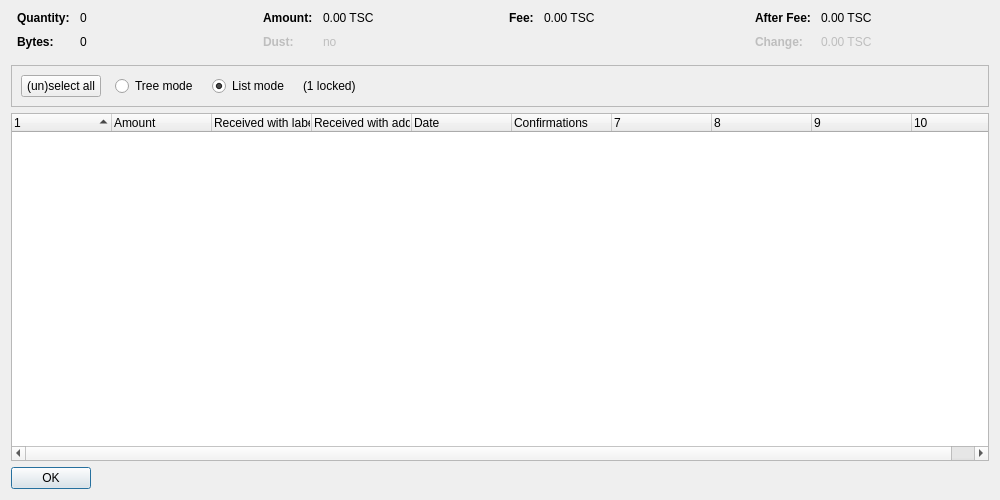
<?xml version="1.0" encoding="UTF-8"?>
<ui version="4.0">
 <class>CoinControlDialog</class>
 <widget class="QDialog" name="CoinControlDialog">
  <property name="geometry">
   <rect>
    <x>0</x>
    <y>0</y>
    <width>1000</width>
    <height>500</height>
   </rect>
  </property>
  <property name="windowTitle">
   <string>Coin Selection</string>
  </property>
  <layout class="QVBoxLayout" name="verticalLayout">
   <item>
    <layout class="QHBoxLayout" name="horizontalLayoutTop" stretch="0,0,0,0">
     <property name="topMargin">
      <number>0</number>
     </property>
     <property name="bottomMargin">
      <number>10</number>
     </property>
     <item>
      <layout class="QFormLayout" name="formLayoutCoinControl1">
       <property name="horizontalSpacing">
        <number>10</number>
       </property>
       <property name="verticalSpacing">
        <number>10</number>
       </property>
       <property name="leftMargin">
        <number>6</number>
       </property>
       <property name="rightMargin">
        <number>6</number>
       </property>
       <item row="0" column="0">
        <widget class="QLabel" name="labelCoinControlQuantityText">
         <property name="font">
          <font>
           <weight>75</weight>
           <bold>true</bold>
          </font>
         </property>
         <property name="text">
          <string>Quantity:</string>
         </property>
        </widget>
       </item>
       <item row="0" column="1">
        <widget class="QLabel" name="labelCoinControlQuantity">
         <property name="cursor">
          <cursorShape>IBeamCursor</cursorShape>
         </property>
         <property name="contextMenuPolicy">
          <enum>Qt::ActionsContextMenu</enum>
         </property>
         <property name="text">
          <string notr="true">0</string>
         </property>
         <property name="textInteractionFlags">
          <set>Qt::LinksAccessibleByMouse|Qt::TextSelectableByKeyboard|Qt::TextSelectableByMouse</set>
         </property>
        </widget>
       </item>
       <item row="1" column="0">
        <widget class="QLabel" name="labelCoinControlBytesText">
         <property name="font">
          <font>
           <weight>75</weight>
           <bold>true</bold>
          </font>
         </property>
         <property name="text">
          <string>Bytes:</string>
         </property>
        </widget>
       </item>
       <item row="1" column="1">
        <widget class="QLabel" name="labelCoinControlBytes">
         <property name="cursor">
          <cursorShape>IBeamCursor</cursorShape>
         </property>
         <property name="contextMenuPolicy">
          <enum>Qt::ActionsContextMenu</enum>
         </property>
         <property name="text">
          <string notr="true">0</string>
         </property>
         <property name="textInteractionFlags">
          <set>Qt::LinksAccessibleByMouse|Qt::TextSelectableByKeyboard|Qt::TextSelectableByMouse</set>
         </property>
        </widget>
       </item>
      </layout>
     </item>
     <item>
      <layout class="QFormLayout" name="formLayoutCoinControl2">
       <property name="horizontalSpacing">
        <number>10</number>
       </property>
       <property name="verticalSpacing">
        <number>10</number>
       </property>
       <property name="leftMargin">
        <number>6</number>
       </property>
       <property name="rightMargin">
        <number>6</number>
       </property>
       <item row="0" column="0">
        <widget class="QLabel" name="labelCoinControlAmountText">
         <property name="font">
          <font>
           <weight>75</weight>
           <bold>true</bold>
          </font>
         </property>
         <property name="text">
          <string>Amount:</string>
         </property>
        </widget>
       </item>
       <item row="0" column="1">
        <widget class="QLabel" name="labelCoinControlAmount">
         <property name="cursor">
          <cursorShape>IBeamCursor</cursorShape>
         </property>
         <property name="contextMenuPolicy">
          <enum>Qt::ActionsContextMenu</enum>
         </property>
         <property name="text">
          <string notr="true">0.00 TSC</string>
         </property>
         <property name="textInteractionFlags">
          <set>Qt::LinksAccessibleByMouse|Qt::TextSelectableByKeyboard|Qt::TextSelectableByMouse</set>
         </property>
        </widget>
       </item>
       <item row="1" column="0">
        <widget class="QLabel" name="labelCoinControlLowOutputText">
         <property name="enabled">
          <bool>false</bool>
         </property>
         <property name="font">
          <font>
           <weight>75</weight>
           <bold>true</bold>
          </font>
         </property>
         <property name="text">
          <string>Dust:</string>
         </property>
        </widget>
       </item>
       <item row="1" column="1">
        <widget class="QLabel" name="labelCoinControlLowOutput">
         <property name="enabled">
          <bool>false</bool>
         </property>
         <property name="cursor">
          <cursorShape>IBeamCursor</cursorShape>
         </property>
         <property name="contextMenuPolicy">
          <enum>Qt::ActionsContextMenu</enum>
         </property>
         <property name="text">
          <string notr="true">no</string>
         </property>
         <property name="textInteractionFlags">
          <set>Qt::LinksAccessibleByMouse|Qt::TextSelectableByKeyboard|Qt::TextSelectableByMouse</set>
         </property>
        </widget>
       </item>
      </layout>
     </item>
     <item>
      <layout class="QFormLayout" name="formLayoutCoinControl3">
       <property name="horizontalSpacing">
        <number>10</number>
       </property>
       <property name="verticalSpacing">
        <number>10</number>
       </property>
       <property name="leftMargin">
        <number>6</number>
       </property>
       <property name="rightMargin">
        <number>6</number>
       </property>
       <item row="0" column="0">
        <widget class="QLabel" name="labelCoinControlFeeText">
         <property name="font">
          <font>
           <weight>75</weight>
           <bold>true</bold>
          </font>
         </property>
         <property name="text">
          <string>Fee:</string>
         </property>
        </widget>
       </item>
       <item row="0" column="1">
        <widget class="QLabel" name="labelCoinControlFee">
         <property name="cursor">
          <cursorShape>IBeamCursor</cursorShape>
         </property>
         <property name="contextMenuPolicy">
          <enum>Qt::ActionsContextMenu</enum>
         </property>
         <property name="text">
          <string notr="true">0.00 TSC</string>
         </property>
         <property name="textInteractionFlags">
          <set>Qt::LinksAccessibleByMouse|Qt::TextSelectableByKeyboard|Qt::TextSelectableByMouse</set>
         </property>
        </widget>
       </item>
      </layout>
     </item>
     <item>
      <layout class="QFormLayout" name="formLayoutCoinControl4">
       <property name="horizontalSpacing">
        <number>10</number>
       </property>
       <property name="verticalSpacing">
        <number>10</number>
       </property>
       <property name="leftMargin">
        <number>6</number>
       </property>
       <property name="rightMargin">
        <number>6</number>
       </property>
       <item row="0" column="0">
        <widget class="QLabel" name="labelCoinControlAfterFeeText">
         <property name="font">
          <font>
           <weight>75</weight>
           <bold>true</bold>
          </font>
         </property>
         <property name="text">
          <string>After Fee:</string>
         </property>
        </widget>
       </item>
       <item row="0" column="1">
        <widget class="QLabel" name="labelCoinControlAfterFee">
         <property name="cursor">
          <cursorShape>IBeamCursor</cursorShape>
         </property>
         <property name="contextMenuPolicy">
          <enum>Qt::ActionsContextMenu</enum>
         </property>
         <property name="text">
          <string notr="true">0.00 TSC</string>
         </property>
         <property name="textInteractionFlags">
          <set>Qt::LinksAccessibleByMouse|Qt::TextSelectableByKeyboard|Qt::TextSelectableByMouse</set>
         </property>
        </widget>
       </item>
       <item row="1" column="0">
        <widget class="QLabel" name="labelCoinControlChangeText">
         <property name="enabled">
          <bool>false</bool>
         </property>
         <property name="font">
          <font>
           <weight>75</weight>
           <bold>true</bold>
          </font>
         </property>
         <property name="text">
          <string>Change:</string>
         </property>
        </widget>
       </item>
       <item row="1" column="1">
        <widget class="QLabel" name="labelCoinControlChange">
         <property name="enabled">
          <bool>false</bool>
         </property>
         <property name="cursor">
          <cursorShape>IBeamCursor</cursorShape>
         </property>
         <property name="contextMenuPolicy">
          <enum>Qt::ActionsContextMenu</enum>
         </property>
         <property name="text">
          <string notr="true">0.00 TSC</string>
         </property>
         <property name="textInteractionFlags">
          <set>Qt::LinksAccessibleByMouse|Qt::TextSelectableByKeyboard|Qt::TextSelectableByMouse</set>
         </property>
        </widget>
       </item>
      </layout>
     </item>
    </layout>
   </item>
   <item>
    <widget class="QFrame" name="frame">
     <property name="minimumSize">
      <size>
       <width>0</width>
       <height>40</height>
      </size>
     </property>
     <property name="frameShape">
      <enum>QFrame::StyledPanel</enum>
     </property>
     <property name="frameShadow">
      <enum>QFrame::Sunken</enum>
     </property>
     <layout class="QHBoxLayout" name="horizontalLayout">
      <item>
       <layout class="QHBoxLayout" name="horizontalLayoutPanel" stretch="0,0,0,0,0">
        <property name="spacing">
         <number>14</number>
        </property>
        <item>
         <widget class="QPushButton" name="pushButtonSelectAll">
          <property name="sizePolicy">
           <sizepolicy hsizetype="Maximum" vsizetype="Fixed">
            <horstretch>0</horstretch>
            <verstretch>0</verstretch>
           </sizepolicy>
          </property>
          <property name="text">
           <string>(un)select all</string>
          </property>
          <property name="autoDefault">
           <bool>false</bool>
          </property>
         </widget>
        </item>
        <item>
         <widget class="QRadioButton" name="radioTreeMode">
          <property name="sizePolicy">
           <sizepolicy hsizetype="Maximum" vsizetype="Fixed">
            <horstretch>0</horstretch>
            <verstretch>0</verstretch>
           </sizepolicy>
          </property>
          <property name="text">
           <string>Tree mode</string>
          </property>
         </widget>
        </item>
        <item>
         <widget class="QRadioButton" name="radioListMode">
          <property name="sizePolicy">
           <sizepolicy hsizetype="Maximum" vsizetype="Fixed">
            <horstretch>0</horstretch>
            <verstretch>0</verstretch>
           </sizepolicy>
          </property>
          <property name="text">
           <string>List mode</string>
          </property>
          <property name="checked">
           <bool>true</bool>
          </property>
         </widget>
        </item>
        <item>
         <widget class="QLabel" name="labelLocked">
          <property name="text">
           <string notr="true">(1 locked)</string>
          </property>
         </widget>
        </item>
        <item>
         <spacer name="horizontalSpacer">
          <property name="orientation">
           <enum>Qt::Horizontal</enum>
          </property>
          <property name="sizeHint" stdset="0">
           <size>
            <width>40</width>
            <height>20</height>
           </size>
          </property>
         </spacer>
        </item>
       </layout>
      </item>
     </layout>
    </widget>
   </item>
   <item>
    <widget class="CoinControlTreeWidget" name="treeWidget">
     <property name="contextMenuPolicy">
      <enum>Qt::CustomContextMenu</enum>
     </property>
     <property name="sortingEnabled">
      <bool>false</bool>
     </property>
     <property name="columnCount">
      <number>10</number>
     </property>
     <attribute name="headerShowSortIndicator" stdset="0">
      <bool>true</bool>
     </attribute>
     <attribute name="headerStretchLastSection">
      <bool>false</bool>
     </attribute>
     <column>
      <property name="text">
       <string/>
      </property>
     </column>
     <column>
      <property name="text">
       <string>Amount</string>
      </property>
     </column>
     <column>
      <property name="text">
       <string>Received with label</string>
      </property>
     </column>
     <column>
      <property name="text">
       <string>Received with address</string>
      </property>
     </column>
     <column>
      <property name="text">
       <string>Date</string>
      </property>
     </column>
     <column>
      <property name="text">
       <string>Confirmations</string>
      </property>
      <property name="toolTip">
       <string>Confirmed</string>
      </property>
     </column>
     <column>
      <property name="text">
       <string/>
      </property>
     </column>
     <column>
      <property name="text">
       <string/>
      </property>
     </column>
     <column>
      <property name="text">
       <string/>
      </property>
     </column>
     <column>
      <property name="text">
       <string/>
      </property>
     </column>
    </widget>
   </item>
   <item>
    <widget class="QDialogButtonBox" name="buttonBox">
     <property name="sizePolicy">
      <sizepolicy hsizetype="Maximum" vsizetype="Fixed">
       <horstretch>0</horstretch>
       <verstretch>0</verstretch>
      </sizepolicy>
     </property>
     <property name="orientation">
      <enum>Qt::Horizontal</enum>
     </property>
     <property name="standardButtons">
      <set>QDialogButtonBox::Ok</set>
     </property>
    </widget>
   </item>
  </layout>
 </widget>
 <customwidgets>
  <customwidget>
   <class>CoinControlTreeWidget</class>
   <extends>QTreeWidget</extends>
   <header>coincontroltreewidget.h</header>
  </customwidget>
 </customwidgets>
 <resources/>
 <connections/>
</ui>
